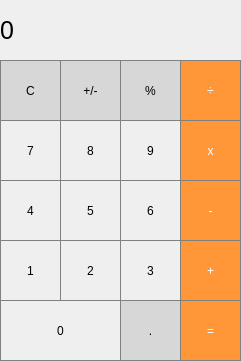
<?xml version="1.0" encoding="UTF-8"?>
<ui version="4.0">
 <class>MainWindow</class>
 <widget class="QMainWindow" name="MainWindow">
  <property name="geometry">
   <rect>
    <x>0</x>
    <y>0</y>
    <width>241</width>
    <height>361</height>
   </rect>
  </property>
  <property name="windowTitle">
   <string>MainWindow</string>
  </property>
  <property name="styleSheet">
   <string notr="true">QLabel {
    qproperty-alignment: 'AlignVCenter | AlignRight';
    border: 1px solid gray;
}

background-color : white;</string>
  </property>
  <widget class="QWidget" name="centralwidget">
   <widget class="QLabel" name="label">
    <property name="geometry">
     <rect>
      <x>0</x>
      <y>0</y>
      <width>241</width>
      <height>61</height>
     </rect>
    </property>
    <property name="font">
     <font>
      <pointsize>19</pointsize>
     </font>
    </property>
    <property name="text">
     <string>0</string>
    </property>
   </widget>
   <widget class="QPushButton" name="pushButton_clear">
    <property name="geometry">
     <rect>
      <x>0</x>
      <y>60</y>
      <width>61</width>
      <height>61</height>
     </rect>
    </property>
    <property name="styleSheet">
     <string notr="true">QPushButton {
    background-color: rgb(215, 215, 215);
    border: 1px solid gray;
}
QPushButton:pressed {
    background-color: qlineargradient(x1: 0, y1: 0, x2: 0, y2: 1,
                                      stop: 0 #BEBEBE, stop: 1 #D7D7D7);
}</string>
    </property>
    <property name="text">
     <string>C</string>
    </property>
   </widget>
   <widget class="QPushButton" name="pushButton_plusMinus">
    <property name="geometry">
     <rect>
      <x>60</x>
      <y>60</y>
      <width>61</width>
      <height>61</height>
     </rect>
    </property>
    <property name="styleSheet">
     <string notr="true">QPushButton {
    background-color: rgb(215, 215, 215);
    border: 1px solid gray;
}
QPushButton:pressed {
    background-color: qlineargradient(x1: 0, y1: 0, x2: 0, y2: 1,
                                      stop: 0 #BEBEBE, stop: 1 #D7D7D7);
}</string>
    </property>
    <property name="text">
     <string>+/-</string>
    </property>
   </widget>
   <widget class="QPushButton" name="pushButton_divide">
    <property name="geometry">
     <rect>
      <x>180</x>
      <y>60</y>
      <width>61</width>
      <height>61</height>
     </rect>
    </property>
    <property name="styleSheet">
     <string notr="true">QPushButton {
    background-color: rgb(255, 151, 57);
    color: white;
    border: 1px solid gray;
}

QPushButton:pressed {
    background-color: qlineargradient(x1: 0, y1: 0, x2: 0, y2: 1,
                                      stop: 0 #FF7832, stop: 1 #FF9739);   
}</string>
    </property>
    <property name="text">
     <string>÷</string>
    </property>
   </widget>
   <widget class="QPushButton" name="pushButton_percent">
    <property name="geometry">
     <rect>
      <x>120</x>
      <y>60</y>
      <width>61</width>
      <height>61</height>
     </rect>
    </property>
    <property name="styleSheet">
     <string notr="true">QPushButton {
    background-color: rgb(215, 215, 215);
    border: 1px solid gray;
}
QPushButton:pressed {
    background-color: qlineargradient(x1: 0, y1: 0, x2: 0, y2: 1,
                                      stop: 0 #BEBEBE, stop: 1 #D7D7D7);
}</string>
    </property>
    <property name="text">
     <string>%</string>
    </property>
   </widget>
   <widget class="QPushButton" name="pushButton_8">
    <property name="geometry">
     <rect>
      <x>60</x>
      <y>120</y>
      <width>61</width>
      <height>61</height>
     </rect>
    </property>
    <property name="styleSheet">
     <string notr="true">QPushButton {
    border: 1px solid gray;
}
QPushButton:pressed {
     background-color: qlineargradient(x1: 0, y1: 0, x2: 0, y2: 1,
                                       stop: 0 #dadbde, stop: 1 #f6f7fa);
}</string>
    </property>
    <property name="text">
     <string>8</string>
    </property>
   </widget>
   <widget class="QPushButton" name="pushButton_9">
    <property name="geometry">
     <rect>
      <x>120</x>
      <y>120</y>
      <width>61</width>
      <height>61</height>
     </rect>
    </property>
    <property name="styleSheet">
     <string notr="true">QPushButton {
    border: 1px solid gray;
}
QPushButton:pressed {
     background-color: qlineargradient(x1: 0, y1: 0, x2: 0, y2: 1,
                                       stop: 0 #dadbde, stop: 1 #f6f7fa);
}</string>
    </property>
    <property name="text">
     <string>9</string>
    </property>
   </widget>
   <widget class="QPushButton" name="pushButton_multiply">
    <property name="geometry">
     <rect>
      <x>180</x>
      <y>120</y>
      <width>61</width>
      <height>61</height>
     </rect>
    </property>
    <property name="styleSheet">
     <string notr="true">QPushButton {
    background-color: rgb(255, 151, 57);
    color: white;
    border: 1px solid gray;
}

QPushButton:pressed {
    background-color: qlineargradient(x1: 0, y1: 0, x2: 0, y2: 1,
                                      stop: 0 #FF7832, stop: 1 #FF9739);   
}</string>
    </property>
    <property name="text">
     <string>x</string>
    </property>
   </widget>
   <widget class="QPushButton" name="pushButton_7">
    <property name="geometry">
     <rect>
      <x>0</x>
      <y>120</y>
      <width>61</width>
      <height>61</height>
     </rect>
    </property>
    <property name="styleSheet">
     <string notr="true">QPushButton {
    border: 1px solid gray;
}
QPushButton:pressed {
     background-color: qlineargradient(x1: 0, y1: 0, x2: 0, y2: 1,
                                       stop: 0 #dadbde, stop: 1 #f6f7fa);
}</string>
    </property>
    <property name="text">
     <string>7</string>
    </property>
   </widget>
   <widget class="QPushButton" name="pushButton_6">
    <property name="geometry">
     <rect>
      <x>120</x>
      <y>180</y>
      <width>61</width>
      <height>61</height>
     </rect>
    </property>
    <property name="styleSheet">
     <string notr="true">QPushButton {
    border: 1px solid gray;
}
QPushButton:pressed {
     background-color: qlineargradient(x1: 0, y1: 0, x2: 0, y2: 1,
                                       stop: 0 #dadbde, stop: 1 #f6f7fa);
}</string>
    </property>
    <property name="text">
     <string>6</string>
    </property>
   </widget>
   <widget class="QPushButton" name="pushButton_subtract">
    <property name="geometry">
     <rect>
      <x>180</x>
      <y>180</y>
      <width>61</width>
      <height>61</height>
     </rect>
    </property>
    <property name="styleSheet">
     <string notr="true">QPushButton {
    background-color: rgb(255, 151, 57);
    color: white;
    border: 1px solid gray;
}

QPushButton:pressed {
    background-color: qlineargradient(x1: 0, y1: 0, x2: 0, y2: 1,
                                      stop: 0 #FF7832, stop: 1 #FF9739);   
}</string>
    </property>
    <property name="text">
     <string>-</string>
    </property>
   </widget>
   <widget class="QPushButton" name="pushButton_4">
    <property name="geometry">
     <rect>
      <x>0</x>
      <y>180</y>
      <width>61</width>
      <height>61</height>
     </rect>
    </property>
    <property name="styleSheet">
     <string notr="true">QPushButton {
    border: 1px solid gray;
}
QPushButton:pressed {
     background-color: qlineargradient(x1: 0, y1: 0, x2: 0, y2: 1,
                                       stop: 0 #dadbde, stop: 1 #f6f7fa);
}</string>
    </property>
    <property name="text">
     <string>4</string>
    </property>
   </widget>
   <widget class="QPushButton" name="pushButton_5">
    <property name="geometry">
     <rect>
      <x>60</x>
      <y>180</y>
      <width>61</width>
      <height>61</height>
     </rect>
    </property>
    <property name="styleSheet">
     <string notr="true">QPushButton {
    border: 1px solid gray;
}
QPushButton:pressed {
     background-color: qlineargradient(x1: 0, y1: 0, x2: 0, y2: 1,
                                       stop: 0 #dadbde, stop: 1 #f6f7fa);
}</string>
    </property>
    <property name="text">
     <string>5</string>
    </property>
   </widget>
   <widget class="QPushButton" name="pushButton_3">
    <property name="geometry">
     <rect>
      <x>120</x>
      <y>240</y>
      <width>61</width>
      <height>61</height>
     </rect>
    </property>
    <property name="styleSheet">
     <string notr="true">QPushButton {
    border: 1px solid gray;
}
QPushButton:pressed {
     background-color: qlineargradient(x1: 0, y1: 0, x2: 0, y2: 1,
                                       stop: 0 #dadbde, stop: 1 #f6f7fa);
}</string>
    </property>
    <property name="text">
     <string>3</string>
    </property>
   </widget>
   <widget class="QPushButton" name="pushButton_add">
    <property name="geometry">
     <rect>
      <x>180</x>
      <y>240</y>
      <width>61</width>
      <height>61</height>
     </rect>
    </property>
    <property name="styleSheet">
     <string notr="true">QPushButton {
    background-color: rgb(255, 151, 57);
    color: white;
    border: 1px solid gray;
}

QPushButton:pressed {
    background-color: qlineargradient(x1: 0, y1: 0, x2: 0, y2: 1,
                                      stop: 0 #FF7832, stop: 1 #FF9739);   
}</string>
    </property>
    <property name="text">
     <string>+</string>
    </property>
   </widget>
   <widget class="QPushButton" name="pushButton_1">
    <property name="geometry">
     <rect>
      <x>0</x>
      <y>240</y>
      <width>61</width>
      <height>61</height>
     </rect>
    </property>
    <property name="styleSheet">
     <string notr="true">QPushButton {
    border: 1px solid gray;
}
QPushButton:pressed {
     background-color: qlineargradient(x1: 0, y1: 0, x2: 0, y2: 1,
                                       stop: 0 #dadbde, stop: 1 #f6f7fa);
}</string>
    </property>
    <property name="text">
     <string>1</string>
    </property>
   </widget>
   <widget class="QPushButton" name="pushButton_2">
    <property name="geometry">
     <rect>
      <x>60</x>
      <y>240</y>
      <width>61</width>
      <height>61</height>
     </rect>
    </property>
    <property name="styleSheet">
     <string notr="true">QPushButton {
    border: 1px solid gray;
}
QPushButton:pressed {
     background-color: qlineargradient(x1: 0, y1: 0, x2: 0, y2: 1,
                                       stop: 0 #dadbde, stop: 1 #f6f7fa);
}</string>
    </property>
    <property name="text">
     <string>2</string>
    </property>
   </widget>
   <widget class="QPushButton" name="pushButton_decimal">
    <property name="geometry">
     <rect>
      <x>120</x>
      <y>300</y>
      <width>61</width>
      <height>61</height>
     </rect>
    </property>
    <property name="styleSheet">
     <string notr="true">QPushButton {
    background-color: rgb(215, 215, 215);
    border: 1px solid gray;
}
QPushButton:pressed {
    background-color: qlineargradient(x1: 0, y1: 0, x2: 0, y2: 1,
                                      stop: 0 #BEBEBE, stop: 1 #D7D7D7);
}</string>
    </property>
    <property name="text">
     <string>.</string>
    </property>
   </widget>
   <widget class="QPushButton" name="pushButton_equals">
    <property name="geometry">
     <rect>
      <x>180</x>
      <y>300</y>
      <width>61</width>
      <height>61</height>
     </rect>
    </property>
    <property name="styleSheet">
     <string notr="true">QPushButton {
    background-color: rgb(255, 151, 57);
    color: white;
    border: 1px solid gray;
}

QPushButton:pressed {
    background-color: qlineargradient(x1: 0, y1: 0, x2: 0, y2: 1,
                                      stop: 0 #FF7832, stop: 1 #FF9739);   
}</string>
    </property>
    <property name="text">
     <string>=</string>
    </property>
   </widget>
   <widget class="QPushButton" name="pushButton_0">
    <property name="geometry">
     <rect>
      <x>0</x>
      <y>300</y>
      <width>121</width>
      <height>61</height>
     </rect>
    </property>
    <property name="styleSheet">
     <string notr="true">QPushButton {
    border: 1px solid gray;
}
QPushButton:pressed {
     background-color: qlineargradient(x1: 0, y1: 0, x2: 0, y2: 1,
                                       stop: 0 #dadbde, stop: 1 #f6f7fa);
}</string>
    </property>
    <property name="text">
     <string>0</string>
    </property>
   </widget>
  </widget>
 </widget>
 <resources/>
 <connections/>
</ui>
